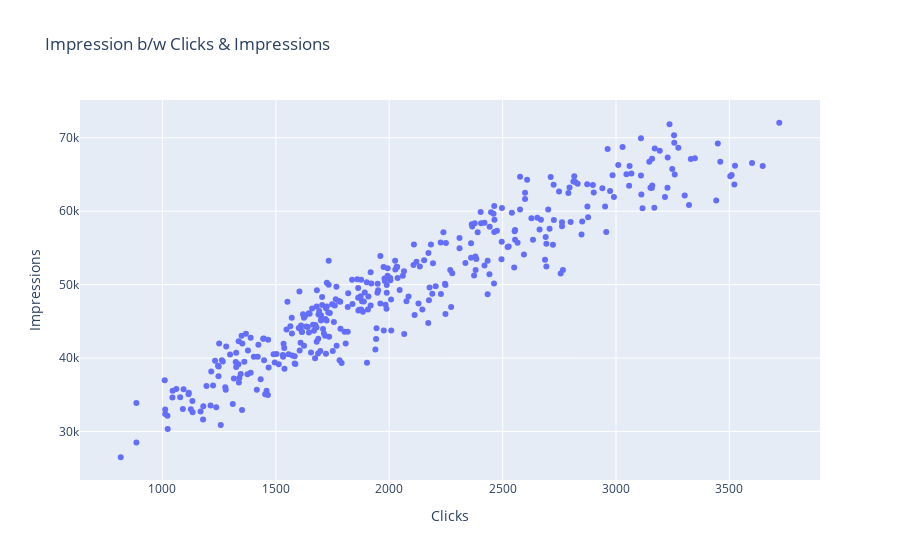

Source (notebook cell):
### Markdown cell above
**Relationships b/w Clicks & Impressions**

### Code cell
# Visualizing the Relationship b/w Clicks & Impressions using Scatter Plot
fig = px.scatter(data, x='Clicks', y='Impressions', title='Impression b/w Clicks & Impressions', 
                 labels = {'Clicks':'Clicks', 'Impressions':'Impressions'})
fig.update_layout(xaxis_title='Clicks', yaxis_title='Impressions')
fig.show()

### Figure 1 — Plotly figure (JSON) as saved in the notebook; plotly's stock layout.template omitted (floating-point values rounded to 4 significant figures; data arrays with more than 128 entries replaced by an {"elided": "..."} marker saying what was removed)
{"data": [{"hovertemplate": "Clicks=%{x}<br>Impressions=%{y}<extra></extra>", "legendgroup": "", "marker": {"color": "#636efa", "symbol": "circle"}, "mode": "markers", "name": "", "orientation": "v", "showlegend": false, "type": "scatter", "x": {"elided": "365 int values"}, "xaxis": "x", "y": {"elided": "365 int values"}, "yaxis": "y"}], "layout": {"autosize": true, "legend": {"tracegroupgap": 0}, "title": {"text": "Impression b/w Clicks & Impressions"}, "xaxis": {"anchor": "y", "autorange": true, "domain": [0, 1], "range": [640.3, 3896.0], "title": {"text": "Clicks"}, "type": "linear"}, "yaxis": {"anchor": "x", "autorange": true, "domain": [0, 1], "range": [22730.0, 75810.0], "title": {"text": "Impressions"}, "type": "linear"}}}
